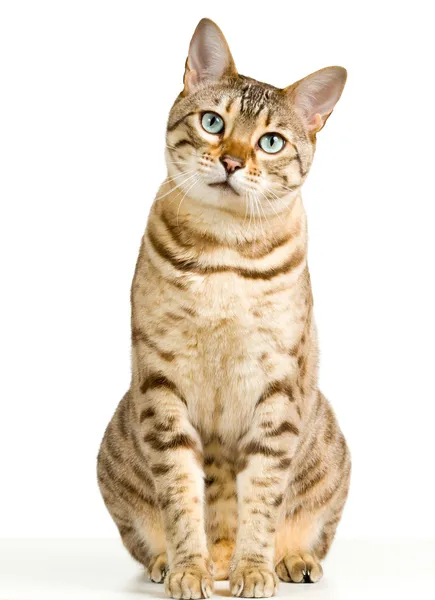
#> input picture kedi.jpg, 435 x 600 px
$ python Odev2.py
#> lines starting #> are read from the running program, lines starting #| are printed output that depends on the picture
from PIL import Image


image = Image.open("./kedi.jpg");
#> image is the input picture: PIL image 435x600 RGB; mean R, G, B 232.2, 221.2, 206.7

image.show()

for i in range(0, image.size[0] - 1):

    for j in range(0, image.size[1] - 1):
        pixelColorVals = image.getpixel((i, j));

        redPixel = 255 - pixelColorVals[0];

        greenPixel = 255 - pixelColorVals[1];

        bluePixel = 255 - pixelColorVals[2];

        image.putpixel((i, j), (redPixel, greenPixel, bluePixel));
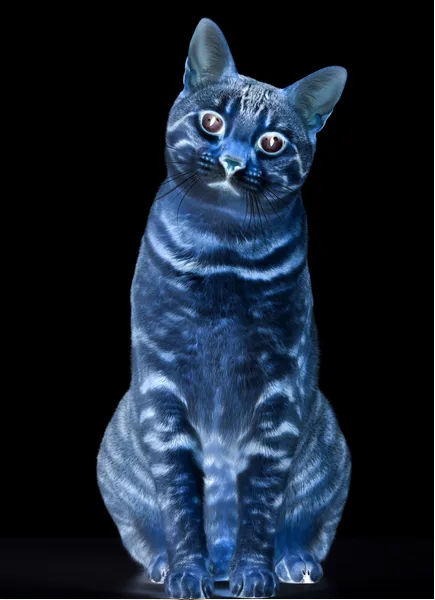
#> image: PIL image 435x600 RGB; mean R, G, B 23.7, 34.7, 49.2

image.show();
